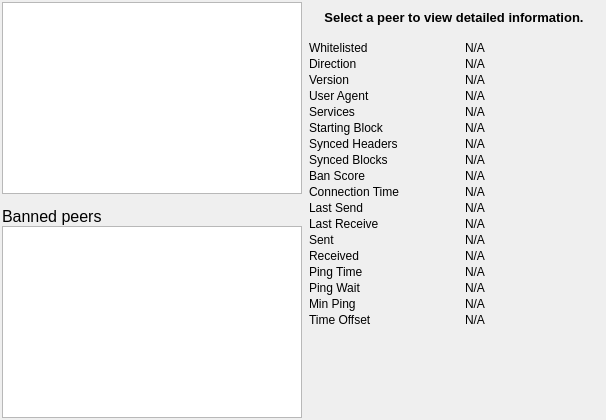
             <widget class="QWidget" name="tab_peers">
              <attribute name="title">
               <string>&amp;Peers</string>
              </attribute>
              <layout class="QGridLayout" name="gridLayout_2" rowstretch="0,0" columnstretch="10,2">
               <property name="leftMargin">
                <number>2</number>
               </property>
               <property name="topMargin">
                <number>2</number>
               </property>
               <property name="rightMargin">
                <number>2</number>
               </property>
               <property name="bottomMargin">
                <number>2</number>
               </property>
               <property name="spacing">
                <number>2</number>
               </property>
               <item row="0" column="0" rowspan="2">
                <layout class="QVBoxLayout" name="verticalLayout_101">
                 <property name="spacing">
                  <number>0</number>
                 </property>
                 <item>
                  <widget class="QTableView" name="peerWidget">
                   <property name="horizontalScrollBarPolicy">
                    <enum>Qt::ScrollBarAsNeeded</enum>
                   </property>
                   <property name="sortingEnabled">
                    <bool>true</bool>
                   </property>
                   <attribute name="horizontalHeaderHighlightSections">
                    <bool>false</bool>
                   </attribute>
                  </widget>
                 </item>
                 <item>
                  <widget class="QLabel" name="banHeading">
                   <property name="sizePolicy">
                    <sizepolicy hsizetype="Preferred" vsizetype="Minimum">
                     <horstretch>0</horstretch>
                     <verstretch>0</verstretch>
                    </sizepolicy>
                   </property>
                   <property name="minimumSize">
                    <size>
                     <width>300</width>
                     <height>32</height>
                    </size>
                   </property>
                   <property name="maximumSize">
                    <size>
                     <width>16777215</width>
                     <height>32</height>
                    </size>
                   </property>
                   <property name="font">
                    <font>
                     <pointsize>12</pointsize>
                    </font>
                   </property>
                   <property name="cursor">
                    <cursorShape>IBeamCursor</cursorShape>
                   </property>
                   <property name="text">
                    <string>Banned peers</string>
                   </property>
                   <property name="alignment">
                    <set>Qt::AlignBottom|Qt::AlignLeading|Qt::AlignLeft</set>
                   </property>
                   <property name="wordWrap">
                    <bool>true</bool>
                   </property>
                   <property name="textInteractionFlags">
                    <set>Qt::NoTextInteraction</set>
                   </property>
                  </widget>
                 </item>
                 <item>
                  <widget class="QTableView" name="banlistWidget">
                   <property name="sizePolicy">
                    <sizepolicy hsizetype="Expanding" vsizetype="Expanding">
                     <horstretch>0</horstretch>
                     <verstretch>0</verstretch>
                    </sizepolicy>
                   </property>
                   <property name="horizontalScrollBarPolicy">
                    <enum>Qt::ScrollBarAsNeeded</enum>
                   </property>
                   <property name="sortingEnabled">
                    <bool>true</bool>
                   </property>
                   <attribute name="horizontalHeaderHighlightSections">
                    <bool>false</bool>
                   </attribute>
                  </widget>
                 </item>
                </layout>
               </item>
               <item row="0" column="1">
                <widget class="QLabel" name="peerHeading">
                 <property name="sizePolicy">
                  <sizepolicy hsizetype="Preferred" vsizetype="Minimum">
                   <horstretch>0</horstretch>
                   <verstretch>0</verstretch>
                  </sizepolicy>
                 </property>
                 <property name="minimumSize">
                  <size>
                   <width>300</width>
                   <height>32</height>
                  </size>
                 </property>
                 <property name="font">
                  <font>
                   <pointsize>10</pointsize>
                   <weight>75</weight>
                   <bold>true</bold>
                  </font>
                 </property>
                 <property name="cursor">
                  <cursorShape>IBeamCursor</cursorShape>
                 </property>
                 <property name="text">
                  <string>Select a peer to view detailed information.</string>
                 </property>
                 <property name="alignment">
                  <set>Qt::AlignCenter</set>
                 </property>
                 <property name="wordWrap">
                  <bool>true</bool>
                 </property>
                 <property name="textInteractionFlags">
                  <set>Qt::LinksAccessibleByMouse|Qt::TextSelectableByKeyboard|Qt::TextSelectableByMouse</set>
                 </property>
                </widget>
               </item>
               <item row="1" column="1">
                <widget class="QWidget" name="detailWidget" native="true">
                 <property name="minimumSize">
                  <size>
                   <width>300</width>
                   <height>0</height>
                  </size>
                 </property>
                 <layout class="QGridLayout" name="gridLayout_3">
                  <property name="leftMargin">
                   <number>5</number>
                  </property>
                  <property name="topMargin">
                   <number>5</number>
                  </property>
                  <property name="rightMargin">
                   <number>5</number>
                  </property>
                  <property name="bottomMargin">
                   <number>5</number>
                  </property>
                  <property name="spacing">
                   <number>2</number>
                  </property>
                  <item row="0" column="0">
                   <widget class="QLabel" name="label_30">
                    <property name="text">
                     <string>Whitelisted</string>
                    </property>
                   </widget>
                  </item>
                  <item row="0" column="2">
                   <widget class="QLabel" name="peerWhitelisted">
                    <property name="cursor">
                     <cursorShape>IBeamCursor</cursorShape>
                    </property>
                    <property name="text">
                     <string>N/A</string>
                    </property>
                    <property name="textFormat">
                     <enum>Qt::PlainText</enum>
                    </property>
                    <property name="textInteractionFlags">
                     <set>Qt::LinksAccessibleByMouse|Qt::TextSelectableByKeyboard|Qt::TextSelectableByMouse</set>
                    </property>
                   </widget>
                  </item>
                  <item row="1" column="0">
                   <widget class="QLabel" name="label_23">
                    <property name="text">
                     <string>Direction</string>
                    </property>
                   </widget>
                  </item>
                  <item row="1" column="2">
                   <widget class="QLabel" name="peerDirection">
                    <property name="cursor">
                     <cursorShape>IBeamCursor</cursorShape>
                    </property>
                    <property name="text">
                     <string>N/A</string>
                    </property>
                    <property name="textFormat">
                     <enum>Qt::PlainText</enum>
                    </property>
                    <property name="textInteractionFlags">
                     <set>Qt::LinksAccessibleByMouse|Qt::TextSelectableByKeyboard|Qt::TextSelectableByMouse</set>
                    </property>
                   </widget>
                  </item>
                  <item row="2" column="0">
                   <widget class="QLabel" name="label_21">
                    <property name="text">
                     <string>Version</string>
                    </property>
                   </widget>
                  </item>
                  <item row="2" column="2">
                   <widget class="QLabel" name="peerVersion">
                    <property name="cursor">
                     <cursorShape>IBeamCursor</cursorShape>
                    </property>
                    <property name="text">
                     <string>N/A</string>
                    </property>
                    <property name="textFormat">
                     <enum>Qt::PlainText</enum>
                    </property>
                    <property name="textInteractionFlags">
                     <set>Qt::LinksAccessibleByMouse|Qt::TextSelectableByKeyboard|Qt::TextSelectableByMouse</set>
                    </property>
                   </widget>
                  </item>
                  <item row="3" column="0">
                   <widget class="QLabel" name="label_28">
                    <property name="text">
                     <string>User Agent</string>
                    </property>
                   </widget>
                  </item>
                  <item row="3" column="2">
                   <widget class="QLabel" name="peerSubversion">
                    <property name="cursor">
                     <cursorShape>IBeamCursor</cursorShape>
                    </property>
                    <property name="text">
                     <string>N/A</string>
                    </property>
                    <property name="textFormat">
                     <enum>Qt::PlainText</enum>
                    </property>
                    <property name="textInteractionFlags">
                     <set>Qt::LinksAccessibleByMouse|Qt::TextSelectableByKeyboard|Qt::TextSelectableByMouse</set>
                    </property>
                   </widget>
                  </item>
                  <item row="4" column="0">
                   <widget class="QLabel" name="label_4">
                    <property name="text">
                     <string>Services</string>
                    </property>
                   </widget>
                  </item>
                  <item row="4" column="2">
                   <widget class="QLabel" name="peerServices">
                    <property name="cursor">
                     <cursorShape>IBeamCursor</cursorShape>
                    </property>
                    <property name="text">
                     <string>N/A</string>
                    </property>
                    <property name="textFormat">
                     <enum>Qt::PlainText</enum>
                    </property>
                    <property name="textInteractionFlags">
                     <set>Qt::LinksAccessibleByMouse|Qt::TextSelectableByKeyboard|Qt::TextSelectableByMouse</set>
                    </property>
                   </widget>
                  </item>
                  <item row="5" column="0">
                   <widget class="QLabel" name="label_29">
                    <property name="text">
                     <string>Starting Block</string>
                    </property>
                   </widget>
                  </item>
                  <item row="5" column="2">
                   <widget class="QLabel" name="peerHeight">
                    <property name="cursor">
                     <cursorShape>IBeamCursor</cursorShape>
                    </property>
                    <property name="text">
                     <string>N/A</string>
                    </property>
                    <property name="textFormat">
                     <enum>Qt::PlainText</enum>
                    </property>
                    <property name="textInteractionFlags">
                     <set>Qt::LinksAccessibleByMouse|Qt::TextSelectableByKeyboard|Qt::TextSelectableByMouse</set>
                    </property>
                   </widget>
                  </item>
                  <item row="6" column="0">
                   <widget class="QLabel" name="label_27">
                    <property name="text">
                     <string>Synced Headers</string>
                    </property>
                   </widget>
                  </item>
                  <item row="6" column="2">
                   <widget class="QLabel" name="peerSyncHeight">
                    <property name="cursor">
                     <cursorShape>IBeamCursor</cursorShape>
                    </property>
                    <property name="text">
                     <string>N/A</string>
                    </property>
                    <property name="textFormat">
                     <enum>Qt::PlainText</enum>
                    </property>
                    <property name="textInteractionFlags">
                     <set>Qt::LinksAccessibleByMouse|Qt::TextSelectableByKeyboard|Qt::TextSelectableByMouse</set>
                    </property>
                   </widget>
                  </item>
                  <item row="7" column="0">
                   <widget class="QLabel" name="label_25">
                    <property name="text">
                     <string>Synced Blocks</string>
                    </property>
                   </widget>
                  </item>
                  <item row="7" column="2">
                   <widget class="QLabel" name="peerCommonHeight">
                    <property name="cursor">
                     <cursorShape>IBeamCursor</cursorShape>
                    </property>
                    <property name="text">
                     <string>N/A</string>
                    </property>
                    <property name="textFormat">
                     <enum>Qt::PlainText</enum>
                    </property>
                    <property name="textInteractionFlags">
                     <set>Qt::LinksAccessibleByMouse|Qt::TextSelectableByKeyboard|Qt::TextSelectableByMouse</set>
                    </property>
                   </widget>
                  </item>
                  <item row="8" column="0">
                   <widget class="QLabel" name="label_24">
                    <property name="text">
                     <string>Ban Score</string>
                    </property>
                   </widget>
                  </item>
                  <item row="8" column="2">
                   <widget class="QLabel" name="peerBanScore">
                    <property name="cursor">
                     <cursorShape>IBeamCursor</cursorShape>
                    </property>
                    <property name="text">
                     <string>N/A</string>
                    </property>
                    <property name="textFormat">
                     <enum>Qt::PlainText</enum>
                    </property>
                    <property name="textInteractionFlags">
                     <set>Qt::LinksAccessibleByMouse|Qt::TextSelectableByKeyboard|Qt::TextSelectableByMouse</set>
                    </property>
                   </widget>
                  </item>
                  <item row="9" column="0">
                   <widget class="QLabel" name="label_22">
                    <property name="text">
                     <string>Connection Time</string>
                    </property>
                   </widget>
                  </item>
                  <item row="9" column="2">
                   <widget class="QLabel" name="peerConnTime">
                    <property name="cursor">
                     <cursorShape>IBeamCursor</cursorShape>
                    </property>
                    <property name="text">
                     <string>N/A</string>
                    </property>
                    <property name="textFormat">
                     <enum>Qt::PlainText</enum>
                    </property>
                    <property name="textInteractionFlags">
                     <set>Qt::LinksAccessibleByMouse|Qt::TextSelectableByKeyboard|Qt::TextSelectableByMouse</set>
                    </property>
                   </widget>
                  </item>
                  <item row="10" column="0">
                   <widget class="QLabel" name="label_15">
                    <property name="text">
                     <string>Last Send</string>
                    </property>
                   </widget>
                  </item>
                  <item row="10" column="2">
                   <widget class="QLabel" name="peerLastSend">
                    <property name="cursor">
                     <cursorShape>IBeamCursor</cursorShape>
                    </property>
                    <property name="text">
                     <string>N/A</string>
                    </property>
                    <property name="textFormat">
                     <enum>Qt::PlainText</enum>
                    </property>
                    <property name="textInteractionFlags">
                     <set>Qt::LinksAccessibleByMouse|Qt::TextSelectableByKeyboard|Qt::TextSelectableByMouse</set>
                    </property>
                   </widget>
                  </item>
                  <item row="11" column="0">
                   <widget class="QLabel" name="label_19">
                    <property name="text">
                     <string>Last Receive</string>
                    </property>
                   </widget>
                  </item>
                  <item row="11" column="2">
                   <widget class="QLabel" name="peerLastRecv">
                    <property name="cursor">
                     <cursorShape>IBeamCursor</cursorShape>
                    </property>
                    <property name="text">
                     <string>N/A</string>
                    </property>
                    <property name="textFormat">
                     <enum>Qt::PlainText</enum>
                    </property>
                    <property name="textInteractionFlags">
                     <set>Qt::LinksAccessibleByMouse|Qt::TextSelectableByKeyboard|Qt::TextSelectableByMouse</set>
                    </property>
                   </widget>
                  </item>
                  <item row="12" column="0">
                   <widget class="QLabel" name="label_18">
                    <property name="text">
                     <string>Sent</string>
                    </property>
                   </widget>
                  </item>
                  <item row="12" column="2">
                   <widget class="QLabel" name="peerBytesSent">
                    <property name="cursor">
                     <cursorShape>IBeamCursor</cursorShape>
                    </property>
                    <property name="text">
                     <string>N/A</string>
                    </property>
                    <property name="textFormat">
                     <enum>Qt::PlainText</enum>
                    </property>
                    <property name="textInteractionFlags">
                     <set>Qt::LinksAccessibleByMouse|Qt::TextSelectableByKeyboard|Qt::TextSelectableByMouse</set>
                    </property>
                   </widget>
                  </item>
                  <item row="13" column="0">
                   <widget class="QLabel" name="label_20">
                    <property name="text">
                     <string>Received</string>
                    </property>
                   </widget>
                  </item>
                  <item row="13" column="2">
                   <widget class="QLabel" name="peerBytesRecv">
                    <property name="cursor">
                     <cursorShape>IBeamCursor</cursorShape>
                    </property>
                    <property name="text">
                     <string>N/A</string>
                    </property>
                    <property name="textFormat">
                     <enum>Qt::PlainText</enum>
                    </property>
                    <property name="textInteractionFlags">
                     <set>Qt::LinksAccessibleByMouse|Qt::TextSelectableByKeyboard|Qt::TextSelectableByMouse</set>
                    </property>
                   </widget>
                  </item>
                  <item row="14" column="0">
                   <widget class="QLabel" name="label_26">
                    <property name="text">
                     <string>Ping Time</string>
                    </property>
                   </widget>
                  </item>
                  <item row="14" column="2">
                   <widget class="QLabel" name="peerPingTime">
                    <property name="cursor">
                     <cursorShape>IBeamCursor</cursorShape>
                    </property>
                    <property name="text">
                     <string>N/A</string>
                    </property>
                    <property name="textFormat">
                     <enum>Qt::PlainText</enum>
                    </property>
                    <property name="textInteractionFlags">
                     <set>Qt::LinksAccessibleByMouse|Qt::TextSelectableByKeyboard|Qt::TextSelectableByMouse</set>
                    </property>
                   </widget>
                  </item>
                  <item row="15" column="0">
                   <widget class="QLabel" name="peerPingWaitLabel">
                    <property name="toolTip">
                     <string>The duration of a currently outstanding ping.</string>
                    </property>
                    <property name="text">
                     <string>Ping Wait</string>
                    </property>
                   </widget>
                  </item>
                  <item row="15" column="2">
                   <widget class="QLabel" name="peerPingWait">
                    <property name="cursor">
                     <cursorShape>IBeamCursor</cursorShape>
                    </property>
                    <property name="text">
                     <string>N/A</string>
                    </property>
                    <property name="textFormat">
                     <enum>Qt::PlainText</enum>
                    </property>
                    <property name="textInteractionFlags">
                     <set>Qt::LinksAccessibleByMouse|Qt::TextSelectableByKeyboard|Qt::TextSelectableByMouse</set>
                    </property>
                   </widget>
                  </item>
                  <item row="16" column="0">
                   <widget class="QLabel" name="peerMinPingLabel">
                    <property name="text">
                     <string>Min Ping</string>
                    </property>
                   </widget>
                  </item>
                  <item row="16" column="2">
                   <widget class="QLabel" name="peerMinPing">
                    <property name="cursor">
                     <cursorShape>IBeamCursor</cursorShape>
                    </property>
                    <property name="text">
                     <string>N/A</string>
                    </property>
                    <property name="textFormat">
                     <enum>Qt::PlainText</enum>
                    </property>
                    <property name="textInteractionFlags">
                     <set>Qt::LinksAccessibleByMouse|Qt::TextSelectableByKeyboard|Qt::TextSelectableByMouse</set>
                    </property>
                   </widget>
                  </item>
                  <item row="17" column="0">
                   <widget class="QLabel" name="label_timeoffset">
                    <property name="text">
                     <string>Time Offset</string>
                    </property>
                   </widget>
                  </item>
                  <item row="17" column="2">
                   <widget class="QLabel" name="timeoffset">
                    <property name="cursor">
                     <cursorShape>IBeamCursor</cursorShape>
                    </property>
                    <property name="text">
                     <string>N/A</string>
                    </property>
                    <property name="textFormat">
                     <enum>Qt::PlainText</enum>
                    </property>
                    <property name="textInteractionFlags">
                     <set>Qt::LinksAccessibleByMouse|Qt::TextSelectableByKeyboard|Qt::TextSelectableByMouse</set>
                    </property>
                   </widget>
                  </item>
                  <item row="18" column="1">
                   <spacer name="verticalSpacer_3">
                    <property name="orientation">
                     <enum>Qt::Vertical</enum>
                    </property>
                    <property name="sizeHint" stdset="0">
                     <size>
                      <width>20</width>
                      <height>40</height>
                     </size>
                    </property>
                   </spacer>
                  </item>
                 </layout>
                </widget>
               </item>
              </layout>
             </widget>
